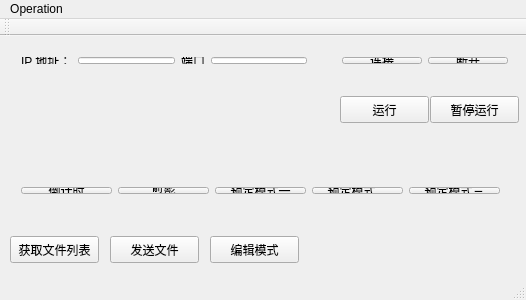
<?xml version="1.0" encoding="UTF-8"?>
<ui version="4.0">
 <class>MainWindow</class>
 <widget class="QMainWindow" name="MainWindow">
  <property name="geometry">
   <rect>
    <x>0</x>
    <y>0</y>
    <width>526</width>
    <height>300</height>
   </rect>
  </property>
  <property name="windowTitle">
   <string>MainWindow</string>
  </property>
  <widget class="QWidget" name="centralWidget">
   <widget class="QPushButton" name="sendButton">
    <property name="geometry">
     <rect>
      <x>110</x>
      <y>200</y>
      <width>89</width>
      <height>27</height>
     </rect>
    </property>
    <property name="text">
     <string>发送文件</string>
    </property>
   </widget>
   <widget class="QPushButton" name="getButton">
    <property name="geometry">
     <rect>
      <x>10</x>
      <y>200</y>
      <width>89</width>
      <height>27</height>
     </rect>
    </property>
    <property name="text">
     <string>获取文件列表</string>
    </property>
   </widget>
   <widget class="QPushButton" name="playButton">
    <property name="geometry">
     <rect>
      <x>340</x>
      <y>60</y>
      <width>89</width>
      <height>27</height>
     </rect>
    </property>
    <property name="text">
     <string>运行</string>
    </property>
   </widget>
   <widget class="QPushButton" name="pauseButton">
    <property name="geometry">
     <rect>
      <x>430</x>
      <y>60</y>
      <width>89</width>
      <height>27</height>
     </rect>
    </property>
    <property name="text">
     <string>暂停运行</string>
    </property>
   </widget>
   <widget class="QPushButton" name="editButton">
    <property name="geometry">
     <rect>
      <x>210</x>
      <y>200</y>
      <width>89</width>
      <height>27</height>
     </rect>
    </property>
    <property name="text">
     <string>编辑模式</string>
    </property>
    <property name="checkable">
     <bool>true</bool>
    </property>
   </widget>
   <widget class="QWidget" name="">
    <property name="geometry">
     <rect>
      <x>10</x>
      <y>10</y>
      <width>509</width>
      <height>29</height>
     </rect>
    </property>
    <layout class="QHBoxLayout" name="horizontalLayout">
     <item>
      <widget class="QLabel" name="ipLabel">
       <property name="text">
        <string>IP 地址：</string>
       </property>
      </widget>
     </item>
     <item>
      <widget class="QLineEdit" name="ipLineEdit"/>
     </item>
     <item>
      <widget class="QLabel" name="portLabel">
       <property name="text">
        <string>端口</string>
       </property>
      </widget>
     </item>
     <item>
      <widget class="QLineEdit" name="portLineEdit"/>
     </item>
     <item>
      <spacer name="horizontalSpacer">
       <property name="orientation">
        <enum>Qt::Horizontal</enum>
       </property>
       <property name="sizeHint" stdset="0">
        <size>
         <width>40</width>
         <height>20</height>
        </size>
       </property>
      </spacer>
     </item>
     <item>
      <widget class="QPushButton" name="connButton">
       <property name="text">
        <string>连接</string>
       </property>
       <property name="checkable">
        <bool>true</bool>
       </property>
      </widget>
     </item>
     <item>
      <widget class="QPushButton" name="disconnButton">
       <property name="text">
        <string>断开</string>
       </property>
      </widget>
     </item>
    </layout>
   </widget>
   <widget class="QWidget" name="">
    <property name="geometry">
     <rect>
      <x>10</x>
      <y>140</y>
      <width>501</width>
      <height>29</height>
     </rect>
    </property>
    <layout class="QHBoxLayout" name="horizontalLayout_2">
     <item>
      <widget class="QPushButton" name="tickButton">
       <property name="text">
        <string>倒计时</string>
       </property>
      </widget>
     </item>
     <item>
      <widget class="QPushButton" name="sketchButton">
       <property name="text">
        <string>剪影</string>
       </property>
      </widget>
     </item>
     <item>
      <widget class="QPushButton" name="schButton_1">
       <property name="text">
        <string>预定模式一</string>
       </property>
      </widget>
     </item>
     <item>
      <widget class="QPushButton" name="schButton_2">
       <property name="text">
        <string>预定模式二</string>
       </property>
      </widget>
     </item>
     <item>
      <widget class="QPushButton" name="schButton_3">
       <property name="text">
        <string>预定模式三</string>
       </property>
      </widget>
     </item>
    </layout>
   </widget>
  </widget>
  <widget class="QMenuBar" name="menuBar">
   <property name="geometry">
    <rect>
     <x>0</x>
     <y>0</y>
     <width>526</width>
     <height>23</height>
    </rect>
   </property>
   <widget class="QMenu" name="menuOperation">
    <property name="title">
     <string>Operation</string>
    </property>
    <addaction name="actionConnect"/>
    <addaction name="actionDisConnect"/>
    <addaction name="actionSend_File"/>
   </widget>
   <addaction name="menuOperation"/>
  </widget>
  <widget class="QToolBar" name="mainToolBar">
   <attribute name="toolBarArea">
    <enum>TopToolBarArea</enum>
   </attribute>
   <attribute name="toolBarBreak">
    <bool>false</bool>
   </attribute>
  </widget>
  <widget class="QStatusBar" name="statusBar"/>
  <action name="actionConnect">
   <property name="text">
    <string>&amp;Connect</string>
   </property>
  </action>
  <action name="actionDisConnect">
   <property name="text">
    <string>&amp;DisConnect</string>
   </property>
  </action>
  <action name="actionSend_File">
   <property name="text">
    <string>&amp;Send File</string>
   </property>
  </action>
 </widget>
 <layoutdefault spacing="6" margin="11"/>
 <resources/>
 <connections>
  <connection>
   <sender>connButton</sender>
   <signal>released()</signal>
   <receiver>MainWindow</receiver>
   <slot>connectServer()</slot>
   <hints>
    <hint type="sourcelabel">
     <x>358</x>
     <y>64</y>
    </hint>
    <hint type="destinationlabel">
     <x>293</x>
     <y>89</y>
    </hint>
   </hints>
  </connection>
  <connection>
   <sender>playButton</sender>
   <signal>released()</signal>
   <receiver>MainWindow</receiver>
   <slot>setPlay()</slot>
   <hints>
    <hint type="sourcelabel">
     <x>394</x>
     <y>119</y>
    </hint>
    <hint type="destinationlabel">
     <x>367</x>
     <y>138</y>
    </hint>
   </hints>
  </connection>
  <connection>
   <sender>pauseButton</sender>
   <signal>released()</signal>
   <receiver>MainWindow</receiver>
   <slot>setPause()</slot>
   <hints>
    <hint type="sourcelabel">
     <x>465</x>
     <y>120</y>
    </hint>
    <hint type="destinationlabel">
     <x>461</x>
     <y>136</y>
    </hint>
   </hints>
  </connection>
  <connection>
   <sender>disconnButton</sender>
   <signal>released()</signal>
   <receiver>MainWindow</receiver>
   <slot>disconnServer()</slot>
   <hints>
    <hint type="sourcelabel">
     <x>465</x>
     <y>51</y>
    </hint>
    <hint type="destinationlabel">
     <x>460</x>
     <y>40</y>
    </hint>
   </hints>
  </connection>
  <connection>
   <sender>editButton</sender>
   <signal>pressed()</signal>
   <receiver>MainWindow</receiver>
   <slot>editSchema()</slot>
   <hints>
    <hint type="sourcelabel">
     <x>284</x>
     <y>250</y>
    </hint>
    <hint type="destinationlabel">
     <x>349</x>
     <y>249</y>
    </hint>
   </hints>
  </connection>
  <connection>
   <sender>tickButton</sender>
   <signal>released()</signal>
   <receiver>MainWindow</receiver>
   <slot>sendTimeTick()</slot>
   <hints>
    <hint type="sourcelabel">
     <x>78</x>
     <y>183</y>
    </hint>
    <hint type="destinationlabel">
     <x>77</x>
     <y>166</y>
    </hint>
   </hints>
  </connection>
  <connection>
   <sender>sketchButton</sender>
   <signal>released()</signal>
   <receiver>MainWindow</receiver>
   <slot>setSketch()</slot>
   <hints>
    <hint type="sourcelabel">
     <x>170</x>
     <y>191</y>
    </hint>
    <hint type="destinationlabel">
     <x>163</x>
     <y>155</y>
    </hint>
   </hints>
  </connection>
  <connection>
   <sender>schButton_1</sender>
   <signal>released()</signal>
   <receiver>MainWindow</receiver>
   <slot>sendSchema_1()</slot>
   <hints>
    <hint type="sourcelabel">
     <x>264</x>
     <y>186</y>
    </hint>
    <hint type="destinationlabel">
     <x>261</x>
     <y>162</y>
    </hint>
   </hints>
  </connection>
  <connection>
   <sender>schButton_2</sender>
   <signal>released()</signal>
   <receiver>MainWindow</receiver>
   <slot>sendSchema_2()</slot>
   <hints>
    <hint type="sourcelabel">
     <x>349</x>
     <y>184</y>
    </hint>
    <hint type="destinationlabel">
     <x>351</x>
     <y>163</y>
    </hint>
   </hints>
  </connection>
  <connection>
   <sender>schButton_3</sender>
   <signal>released()</signal>
   <receiver>MainWindow</receiver>
   <slot>sendSchema_3()</slot>
   <hints>
    <hint type="sourcelabel">
     <x>457</x>
     <y>196</y>
    </hint>
    <hint type="destinationlabel">
     <x>459</x>
     <y>211</y>
    </hint>
   </hints>
  </connection>
  <connection>
   <sender>sendButton</sender>
   <signal>pressed()</signal>
   <receiver>MainWindow</receiver>
   <slot>setSendFile()</slot>
   <hints>
    <hint type="sourcelabel">
     <x>161</x>
     <y>252</y>
    </hint>
    <hint type="destinationlabel">
     <x>162</x>
     <y>276</y>
    </hint>
   </hints>
  </connection>
 </connections>
 <slots>
  <slot>connectServer()</slot>
  <slot>disconnServer()</slot>
  <slot>setPlay()</slot>
  <slot>setPause()</slot>
  <slot>setSendFile()</slot>
  <slot>editSchema()</slot>
  <slot>sendTimeTick()</slot>
  <slot>sendSchema_1()</slot>
  <slot>sendSchema_2()</slot>
  <slot>sendSchema_3()</slot>
  <slot>setSketch()</slot>
 </slots>
</ui>
